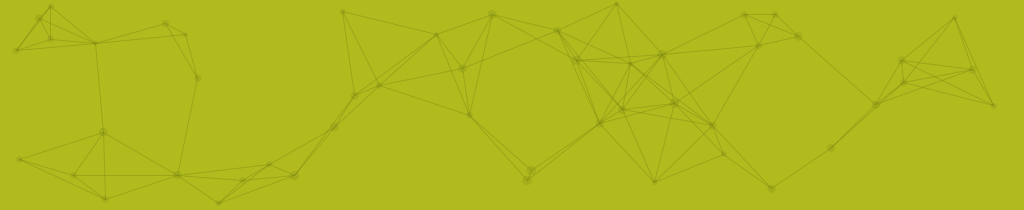
Frame 1 (no input)
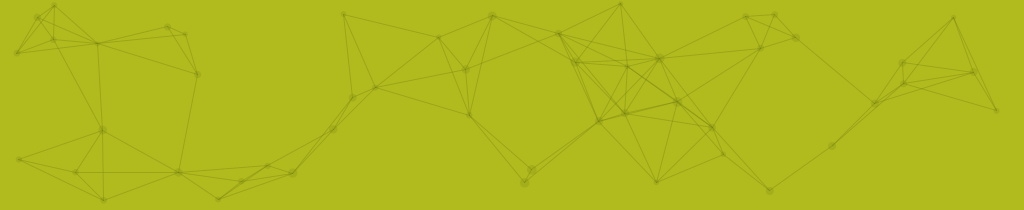
Frame 60 (the mouse pressed at the canvas centre just before this capture)
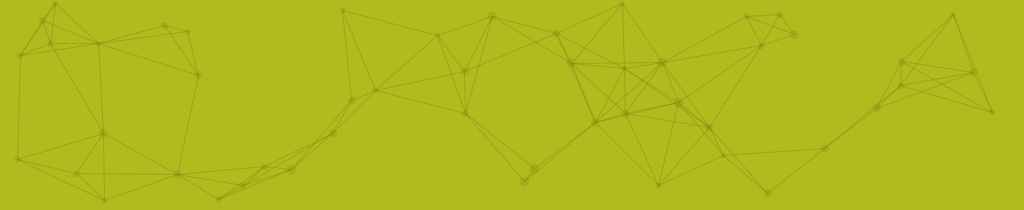
Frame 120 (the mouse held since frame 60 and released just before this capture)

The Processing sketch that drew these frames (run headless with seeded random() and noise(); from frame 60 on, the mouse is pressed at the canvas centre):

// Processing sketch: matrix
// ── matrix.pde
Circle[] circles;
int numCircles = 50;
int maxDistance;
int minDistance;

void setup() {
  size(1024, 210);
  smooth();

  // create an array and fill it with circles
  circles = new Circle[numCircles];
  for (int i=0; i< numCircles; i++) {
    circles[i] = new Circle(random(width), random(height), random(5, 10));
  }
}

void draw() {
  // clear background
  background(178, 187, 30);

  // update and display the circles
  for (int i=0; i< numCircles; i++) {
    circles[i].update();
    circles[i].display();
  }

  // define maximum distance
  //maxDistance = mouseX;
  maxDistance = 105;
  minDistance = 5;

  // look of the lines
  stroke(121, 131, 14, 100);
  strokeWeight(1);

  for (int i=0; i< numCircles; i++) {
    // compare circle to other circles
    for (int j=i+1; j< numCircles; j++) {
      // draw line if distance is below 'maxDistance'
      if (dist(circles[i].x, circles[i].y, circles[j].x, circles[j].y) < maxDistance) {
        line(circles[i].x, circles[i].y, circles[j].x, circles[j].y);
      }
    }
  }
}

class Circle {
  float x, y, dia;

  Circle(float x, float y, float dia) {
    this.x =x;
    this.y =y;
    this.dia = dia;
  }

  void update() {
    // code for movement here
    // this is just some random displacement
    x = x + random(-.5, .5);
    y = y + random(-.5, .5);
  }

  void display() {
    // code for drawing the circles
    noStroke();
    fill(121, 131, 14, 60);
    ellipse(x, y, dia, dia);
  }
}
